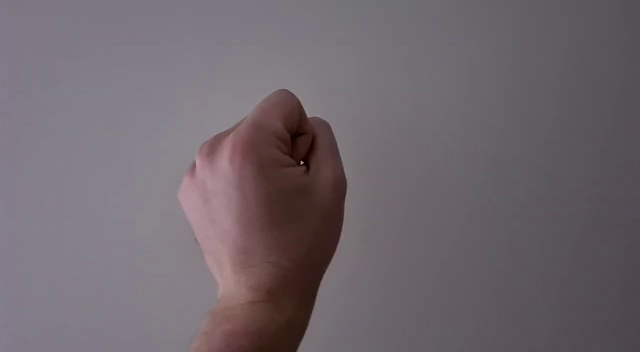
#> input picture FeatureExtraction/ImgPrep/inputImages/fist/fist00.jpg, 640 x 352 px
$ python -i HandImagePrep.py   (imports and definitions only)   (older library calls are emulated)
#> lines starting #> are read from the running program, lines starting #| are printed output that depends on the picture; after the words box and inside, x2 and y2 are one past the last pixel; in counts of white or black regions, pixels touching at a corner belong together
#> further down, picture is the input picture: shape (352, 640, 3); mean B, G, R 109, 103.4, 111.4
import glob
import importlib.util
import cv2

# [8 lines of commented-out code are left out]

import pandas as pd
import numpy as np
import math
import copy
import os
from pathlib import Path
import shutil

import imutils
import matplotlib
import matplotlib.pyplot as plt
from joblib.numpy_pickle_utils import xrange
from matplotlib.backends.backend_pdf import PdfPages

import skimage
from skimage import exposure
from skimage.util import invert
from skimage.filters import threshold_otsu, try_all_threshold
from skimage.color import rgb2gray
from skimage.util import img_as_float
from skimage.morphology import skeletonize


#######################################################################################################
class HandImagePrep:
    # [138 lines left out: functions capture, checkIfCv2Exists, checkIfFfmpegExists, hasMotionBlur, varianceOfLaplacian, moveVideo and 5 more, not called in this run]

    def create_skinmask(self, image):
        hsv = cv2.cvtColor(image, cv2.COLOR_BGR2HSV)
#> hsv: shape (352, 640, 3); mean H, S, V 130.5, 27.1, 113.7
        lower = np.array([0, 48, 80], dtype="uint8")
        upper = np.array([20, 255, 255], dtype="uint8")
        skinMask = cv2.inRange(hsv, lower, upper)
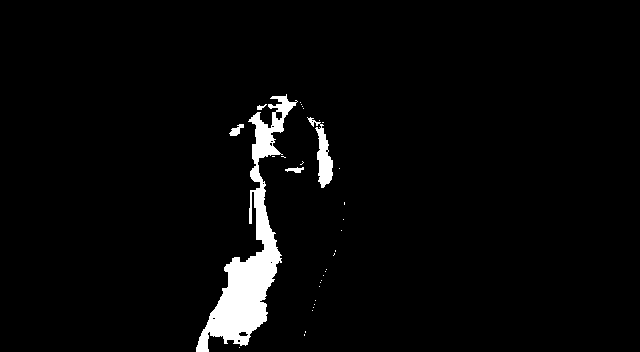
#> skinMask: shape (352, 640); 3.4% white; 33 white regions (28 under 20 px), largest, box (x1, y1, x2, y2) and area: (196, 94, 298, 352) 6688, (307, 117, 333, 188) 692, (229, 124, 244, 136) 94, (285, 167, 304, 173) 68, (257, 104, 267, 110) 30
        return cv2.blur(skinMask, (2, 2))

    # [107 lines left out: functions getcontoursandhull, moveImages, prepHandImages, not called in this run]
                # [15 lines of commented-out code are left out]

# [4 lines not run here, left out]
    # imageprep.vidToImg(features)
    # imageprep.prepHandImages(features)
    # imageprep.checkIfCv2Exists()

>>> import cv2
>>> picture = cv2.imread('inputImages/fist/fist00.jpg')
>>> result = HandImagePrep().create_skinmask(picture)
